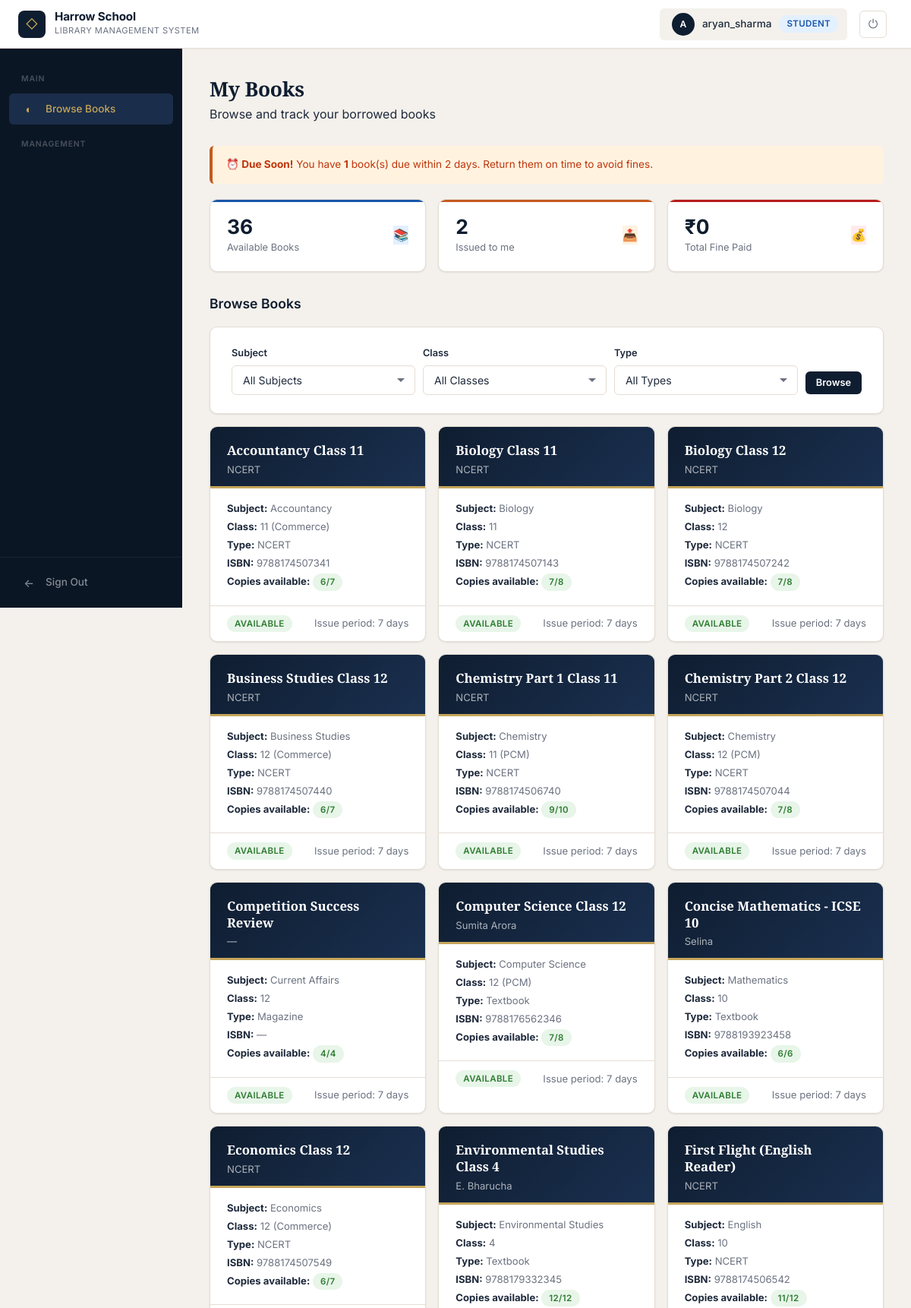
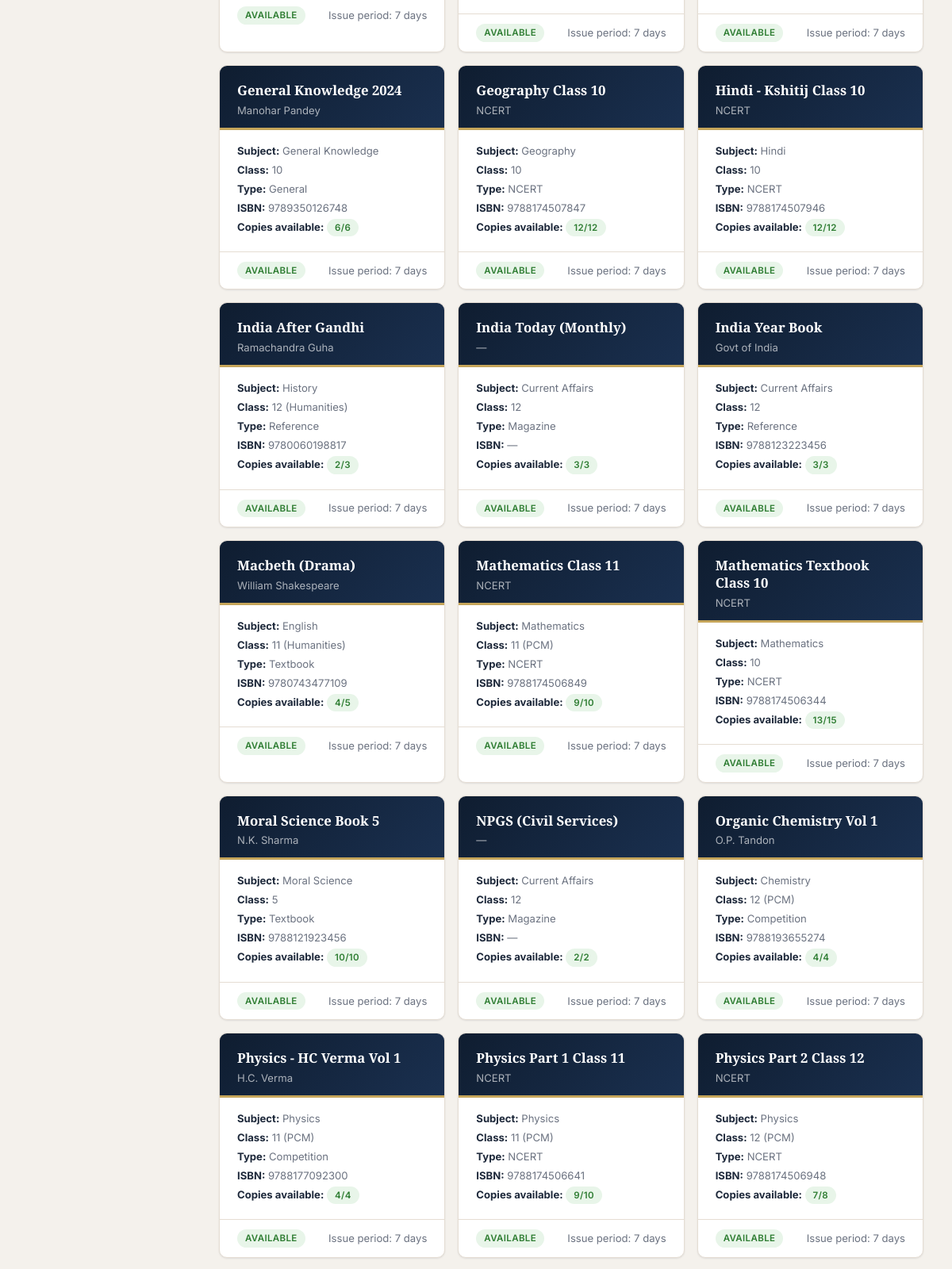
/dashboard (signed in, upper part), run on the app's committed database (2 pictures, top to bottom).
### tables this page shows
CREATE TABLE books (
        id INTEGER PRIMARY KEY AUTOINCREMENT,
        title TEXT NOT NULL,
        author TEXT NOT NULL,
        isbn TEXT,
        subject TEXT DEFAULT 'General',
        class_level TEXT DEFAULT 'General',
        stream TEXT DEFAULT 'General',
        book_type TEXT DEFAULT 'Textbook',
        magazine_name TEXT,
        publisher TEXT,
        total_copies INTEGER DEFAULT 1,
        available_copies INTEGER DEFAULT 1,
        shelf_row TEXT,
        shelf_column TEXT,
        shelf_block TEXT,
        registered_date TEXT DEFAULT (date('now')),
        created_at TIMESTAMP DEFAULT CURRENT_TIMESTAMP
    );

### app.py (the view)
@app.route('/dashboard')
@login_required
def dashboard():
    db = get_db()
    subject = request.args.get('subject', '').strip()
    class_level = request.args.get('class_level', '').strip()
    book_type = request.args.get('book_type', '').strip()
    query = "SELECT * FROM books WHERE 1=1"
    params = []
    if subject:
        query += " AND subject = ?"
        params.append(subject)
    if class_level:
        query += " AND class_level = ?"
        params.append(class_level)
    if book_type:
        query += " AND book_type = ?"
        params.append(book_type)
    query += " ORDER BY title"
    books = db.execute(query, params).fetchall()
    user_transactions = db.execute("""
        SELECT t.*, b.title, b.author, b.subject, b.class_level, b.book_type
        FROM transactions t
        JOIN books b ON t.book_id = b.id
        WHERE t.user_id = ?
        ORDER BY t.issue_date DESC
    """, (session['user_id'],)).fetchall()
    today = datetime.now().date()
    overdue_count = 0
    due_soon_count = 0
    txn_list = []
    for txn in user_transactions:
        d = dict(txn)
        if d['status'] == 'issued' and d['due_date']:
            due = datetime.strptime(d['due_date'], "%Y-%m-%d").date()
            d['is_overdue'] = today > due
            d['due_soon'] = not d['is_overdue'] and 0 <= (due - today).days <= 2
            if d['is_overdue']:
                overdue_count += 1
            elif d['due_soon']:
                due_soon_count += 1
        else:
            d['is_overdue'] = False
            d['due_soon'] = False
        txn_list.append(d)
    db.close()
    return render_template('dashboard.html',
                         books=books,
                         transactions=txn_list,
                         overdue_count=overdue_count,
                         due_soon_count=due_soon_count,
                         filters={'subject': subject, 'class_level': class_level, 'book_type': book_type})

### app.py (called while the page is built)
def get_db():
    db = sqlite3.connect("library.db")
    db.row_factory = sqlite3.Row
    db.execute("PRAGMA foreign_keys = ON")
    return db

def login_required(f):
    @wraps(f)
    def decorated_function(*args, **kwargs):
        if 'user_id' not in session:
            return redirect('/')
        return f(*args, **kwargs)
    return decorated_function

@app.context_processor
def inject_globals():
    return {
        'now': datetime.now().strftime("%Y-%m-%d"),
        'CLASS_LEVELS': CLASS_LEVELS,
        'STREAMS': STREAMS,
        'BOOK_TYPES': BOOK_TYPES,
        'SUBJECTS': SUBJECTS,
        'MAGAZINE_TYPES': MAGAZINE_TYPES,
        'SUBJECTS_BY_CLASS': SUBJECTS_BY_CLASS
    }

### templates/dashboard.html (shortened to what this page needs)
{% extends "layout.html" %}
{% block content %}
<div class="page-header">
  <div>
    <h1>My Books</h1>
    <p>Browse and track your borrowed books</p>
  </div>
</div>
{% if due_soon_count > 0 %}
<div class="alert alert-warning">
  <strong>⏰ Due Soon!</strong> You have <strong>{{ due_soon_count }}</strong> book(s) due within 2 days. Return them on time to avoid fines.
</div>
{% endif %}
<div class="stats-grid">
  <div class="stat-card stat-card-primary">
    <div><div class="stat-value">{{ books|length }}</div><div class="stat-label">Available Books</div></div>
    <div class="stat-icon-bg" style="background:var(--color-info-bg);color:var(--color-info);">📚</div>
  </div>
  {% set issued_count = transactions|selectattr('status', 'equalto', 'issued')|list|length %}
  <div class="stat-card stat-card-warning">
    <div><div class="stat-value">{{ issued_count }}</div><div class="stat-label">Issued to me</div></div>
    <div class="stat-icon-bg" style="background:var(--color-warning-bg);color:var(--color-warning);">📤</div>
  </div>
  {% set total_fine = transactions|selectattr('status', 'equalto', 'returned')|sum(attribute='fine') %}
  <div class="stat-card stat-card-danger">
    <div><div class="stat-value">₹{{ total_fine }}</div><div class="stat-label">Total Fine Paid</div></div>
    <div class="stat-icon-bg" style="background:var(--color-danger-bg);color:var(--color-danger);">💰</div>
  </div>
</div>
<div class="section">
  <div class="section-header">
    <h2>Browse Books</h2>
  </div>
  <div class="card" style="margin-bottom:16px;">
    <form method="GET" action="/dashboard" style="display:flex;gap:10px;flex-wrap:wrap;align-items:end;">
      <div class="form-group" style="margin-bottom:0;flex:1;min-width:140px;">
        <label for="subject" style="font-size:0.8rem;">Subject</label>
        <select id="subject" name="subject" class="form-control">
          <option value="">All Subjects</option>
        </select>
      </div>
      <div class="form-group" style="margin-bottom:0;flex:1;min-width:120px;">
        <label for="class_level" style="font-size:0.8rem;">Class</label>
        <select id="class_level" name="class_level" class="form-control">
          <option value="">All Classes</option>
        </select>
      </div>
      <div class="form-group" style="margin-bottom:0;flex:1;min-width:120px;">
        <label for="book_type" style="font-size:0.8rem;">Type</label>
        <select id="book_type" name="book_type" class="form-control">
          <option value="">All Types</option>
        </select>
      </div>
      <button type="submit" class="btn btn-primary btn-sm" style="margin-bottom:1px;">Browse</button>
    </form>
  </div>
  {% if books %}
  <div class="books-grid">
    {% for book in books %}
    <div class="book-card">
      <div class="book-card-top">
        <h3>{{ book.title }}</h3>
        <div class="book-author">{{ book.author }}</div>
      </div>
      <div class="book-card-body">
        <p><strong>Subject:</strong> {{ book.subject }}</p>
        <p><strong>Class:</strong> {{ book.class_level }} {% if book.stream != 'General' %}({{ book.stream }}){% endif %}</p>
        <p><strong>Type:</strong> {{ book.book_type }}{% if book.magazine_name %} — {{ book.magazine_name }}{% endif %}</p>
        <p><strong>ISBN:</strong> {{ book.isbn or '—' }}</p>
        <p><strong>Copies available:</strong> <span class="badge badge-returned">{{ book.available_copies }}/{{ book.total_copies }}</span></p>
      </div>
      <div class="book-card-footer">
        {% if book.available_copies > 0 %}
        <span class="badge badge-returned">Available</span>
        {% else %}
        <span class="badge badge-issued">Checked out</span>
        {% endif %}
        <span class="text-muted text-sm">Issue period: 7 days</span>
      </div>
    </div>
    {% endfor %}
  </div>
  {% else %}
  <div class="empty-state"><div class="empty-state-icon">📚</div><p>No books match your filters.</p></div>
  {% endif %}
</div>
{% endblock %}

### data on the page
books: title "Accountancy Class 11", author "NCERT", subject "Accountancy", class_level "11", stream "Commerce", book_type "NCERT", isbn "9788174507341", available_copies "6", total_copies "7", shows "AVAILABLE"
books: title "Biology Class 11", author "NCERT", subject "Biology", class_level "11", book_type "NCERT", isbn "9788174507143", available_copies "7", total_copies "8", shows "AVAILABLE"
books: title "Biology Class 12", author "NCERT", subject "Biology", class_level "12", book_type "NCERT", isbn "9788174507242", available_copies "7", total_copies "8", shows "AVAILABLE"
books: title "Business Studies Class 12", author "NCERT", subject "Business Studies", class_level "12", stream "Commerce", book_type "NCERT", isbn "9788174507440", available_copies "6", total_copies "7", shows "AVAILABLE"
books: title "Chemistry Part 1 Class 11", author "NCERT", subject "Chemistry", class_level "11", stream "PCM", book_type "NCERT", isbn "9788174506740", available_copies "9", total_copies "10", shows "AVAILABLE"
books: title "Chemistry Part 2 Class 12", author "NCERT", subject "Chemistry", class_level "12", stream "PCM", book_type "NCERT", isbn "9788174507044", available_copies "7", total_copies "8", shows "AVAILABLE"
books: title "Competition Success Review", author "—", subject "Current Affairs", class_level "12", book_type "Magazine", isbn "—", available_copies "4", total_copies "4", shows "AVAILABLE"
books: title "Computer Science Class 12", author "Sumita Arora", subject "Computer Science", class_level "12", stream "PCM", book_type "Textbook", isbn "9788176562346", available_copies "7", total_copies "8", shows "AVAILABLE"
books: title "Concise Mathematics - ICSE 10", author "Selina", subject "Mathematics", class_level "10", book_type "Textbook", isbn "9788193923458", available_copies "6", total_copies "6", shows "AVAILABLE"
books: title "Economics Class 12", author "NCERT", subject "Economics", class_level "12", stream "Commerce", book_type "NCERT", isbn "9788174507549", available_copies "6", total_copies "7", shows "AVAILABLE"
books: title "Environmental Studies Class 4", author "E. Bharucha", subject "Environmental Studies", class_level "4", book_type "Textbook", isbn "9788179332345", available_copies "12", total_copies "12", shows "AVAILABLE"
books: title "First Flight (English Reader)", author "NCERT", subject "English", class_level "10", book_type "NCERT", isbn "9788174506542", available_copies "11", total_copies "12", shows "AVAILABLE"
books: title "General Knowledge 2024", author "Manohar Pandey", subject "General Knowledge", class_level "10", book_type "General", isbn "9789350126748", available_copies "6", total_copies "6", shows "AVAILABLE"
books: title "Geography Class 10", author "NCERT", subject "Geography", class_level "10", book_type "NCERT", isbn "9788174507847", available_copies "12", total_copies "12", shows "AVAILABLE"
books: title "Hindi - Kshitij Class 10", author "NCERT", subject "Hindi", class_level "10", book_type "NCERT", isbn "9788174507946", available_copies "12", total_copies "12", shows "AVAILABLE"
books: title "India After Gandhi", author "Ramachandra Guha", subject "History", class_level "12", stream "Humanities", book_type "Reference", isbn "9780060198817", available_copies "2", total_copies "3", shows "AVAILABLE"
books: title "India Today (Monthly)", author "—", subject "Current Affairs", class_level "12", book_type "Magazine", isbn "—", available_copies "3", total_copies "3", shows "AVAILABLE"
books: title "India Year Book", author "Govt of India", subject "Current Affairs", class_level "12", book_type "Reference", isbn "9788123223456", available_copies "3", total_copies "3", shows "AVAILABLE"
books: title "Macbeth (Drama)", author "William Shakespeare", subject "English", class_level "11", stream "Humanities", book_type "Textbook", isbn "9780743477109", available_copies "4", total_copies "5", shows "AVAILABLE"
books: title "Mathematics Class 11", author "NCERT", subject "Mathematics", class_level "11", stream "PCM", book_type "NCERT", isbn "9788174506849", available_copies "9", total_copies "10", shows "AVAILABLE"
books: title "Mathematics Textbook Class 10", author "NCERT", subject "Mathematics", class_level "10", book_type "NCERT", isbn "9788174506344", available_copies "13", total_copies "15", shows "AVAILABLE"
books: title "Moral Science Book 5", author "N.K. Sharma", subject "Moral Science", class_level "5", book_type "Textbook", isbn "9788121923456", available_copies "10", total_copies "10", shows "AVAILABLE"
books: title "NPGS (Civil Services)", author "—", subject "Current Affairs", class_level "12", book_type "Magazine", isbn "—", available_copies "2", total_copies "2", shows "AVAILABLE"
books: title "Organic Chemistry Vol 1", author "O.P. Tandon", subject "Chemistry", class_level "12", stream "PCM", book_type "Competition", isbn "9788193655274", available_copies "4", total_copies "4", shows "AVAILABLE"
books: title "Physics - HC Verma Vol 1", author "H.C. Verma", subject "Physics", class_level "11", stream "PCM", book_type "Competition", isbn "9788177092300", available_copies "4", total_copies "4", shows "AVAILABLE"
books: title "Physics Part 1 Class 11", author "NCERT", subject "Physics", class_level "11", stream "PCM", book_type "NCERT", isbn "9788174506641", available_copies "9", total_copies "10", shows "AVAILABLE"
books: title "Physics Part 2 Class 12", author "NCERT", subject "Physics", class_level "12", stream "PCM", book_type "NCERT", isbn "9788174506948", available_copies "7", total_copies "8", shows "AVAILABLE"

### other printed values
{{ session.get('username')[:1].upper() }} "A"
{{ session.get('username') }} "aryan_sharma"
{{ due_soon_count }} "1"
{{ books|length }} "36"
{{ issued_count }} "2"
{{ total_fine }} "0"
